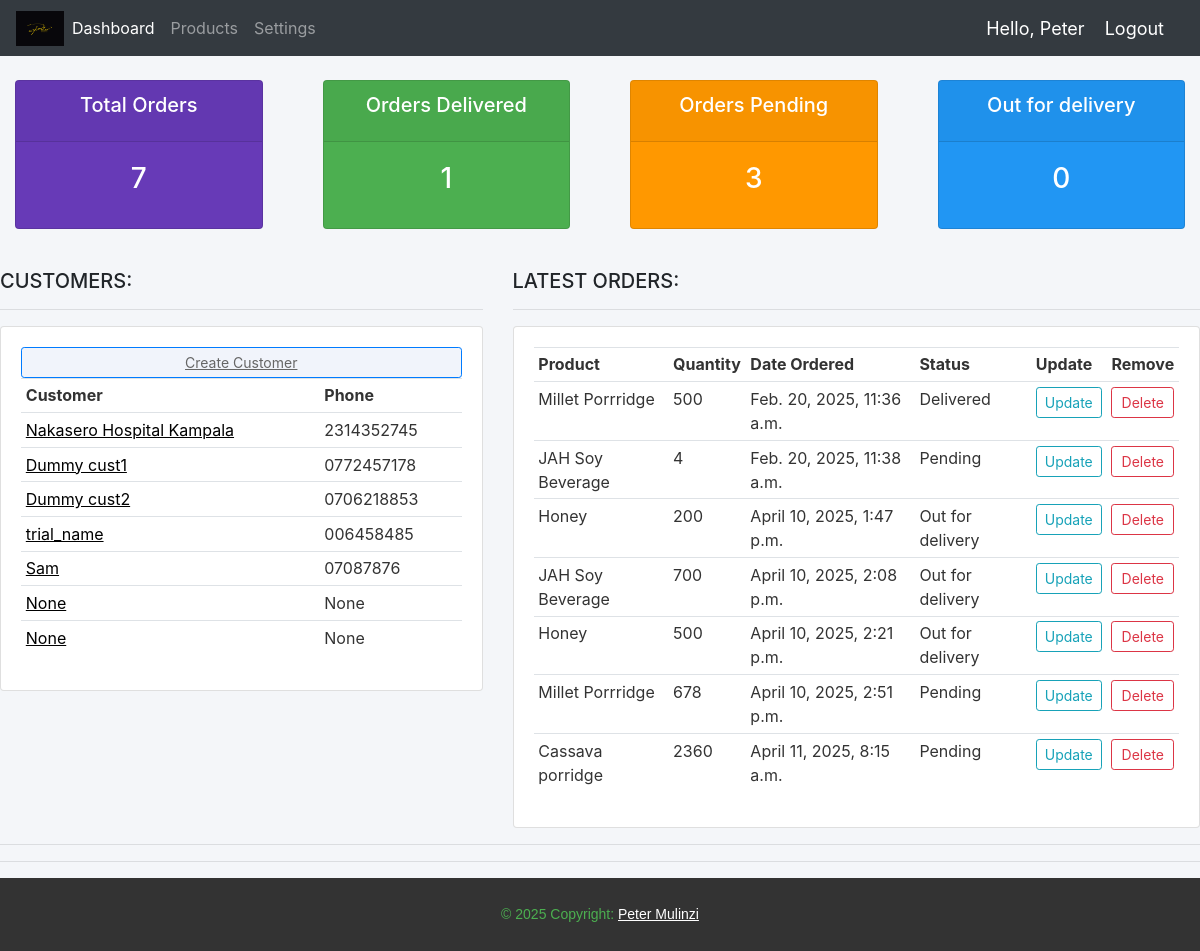
The app's page / (signed in) with its own data.
### Jah_Accounts/models.py (models this page shows, shortened)
class Customer(models.Model):
    user = models.OneToOneField(User, null=True, blank=True, on_delete=models.CASCADE)
    name = models.CharField(max_length=200, null=True, blank=True)
    phone = models.CharField(max_length=200, null=True, blank=True)
    email = models.CharField(max_length=200, null=True, blank=True)
    profile_picture = models.ImageField(null=True, default='avi.jpg', blank=True)
    date_created = models.DateTimeField(auto_now_add=True, null=True, blank=True)

class Order(models.Model):
    STATUS = (
        ('Pending', 'Pending'),
        ('Out for delivery', 'Out for delivery'),
        ('Delivered', 'Delivered'),
    )
    MEASUREMENT = (
        ('Kgs', 'Kgs'),
        ('Tins', 'Tins'),
    )
    Customer = models.ForeignKey(Customer, null=True, on_delete=models.SET_NULL)
    Product = models.ForeignKey(Product, null=True, on_delete=models.SET_NULL,)
    date_created = models.DateTimeField(auto_now_add=True, null=True)
    status = models.CharField(max_length=200, null=True, choices=STATUS)
    tags = models.ManyToManyField(Tag)
    Quantity = models.CharField(null=True, max_length=4)
    units = models.CharField(max_length=200, null=True, choices=MEASUREMENT,)
    note = models.CharField(max_length=200, null=True, blank=True)

class Product(models.Model):
    CATEGORY = (
        ('Flour', 'Flour'),
        ('Honey', 'Honey'),
        ('Spice', 'Spice'),
    )
    name = models.CharField(max_length=200, null=True)
    price = models.FloatField(null=True)
    category = models.CharField(max_length=200, null=True, choices=CATEGORY)
    description = models.CharField(max_length=200, null = True, blank = True)
    date_created = models.DateTimeField(auto_now_add=True, null=True)
    def __str__(self):
        return self.name

### Jah_Accounts/decorators.py (the view)
    def wrapper_function(request, *args, **kwargs):
        if request.user.groups.exists():
            group = request.user.groups.first().name
            if group == 'customer':
                return redirect ('user-page')
            elif group == 'admin':
                return view_func(request, *args, **kwargs)
        return redirect('register')

### Jah_Accounts/views.py (called while the page is built)
@login_required(login_url='login')
@admin_only
def dashboard(request):
    orders = Order.objects.all()
    customers = Customer.objects.all()
    total_orders = orders.count()
    pending = Order.objects.filter(status = "Pending").count()
    delivered = Order.objects.filter(status='Delivered').count()
    out_for_delivery = Order.objects.filter(status='Out for delivery').count()
    context = {
        'orders': orders,
        'customers': customers,
        'total_orders': total_orders,
        'pending': pending,
        'delivered': delivered,
        'out_for_delivery': out_for_delivery,
    }
    return render(request, 'Jah_Accounts/Dashboard.html', context)

### Jah_Accounts/templates/Jah_Accounts/Dashboard.html
{% extends "Jah_Accounts/main.html" %}
{% block content %}
{% include "Jah_Accounts/status.html" %}
<br>
<div class="row">
    <div class="col-md-5">
        <h5>CUSTOMERS:</h5>
        <hr>
        <div class="card card-body" style="background-color: #ffffff; color: #333333;">
            <a class="btn btn-primary btn-sm btn-block" href="{% url "createCustomer" %}" style="background-color: #f1f4fb; color: #666666; text-decoration: underline;">Create Customer</a>
            <table class="table table-sm"">
                <tr>
                    <th>Customer</th>
                    <th>Phone</th>
                </tr>
                {% for customers in customers %}
                <div >
                    <tr>
                        <td><a style="color: black; text-decoration: underline;" href="{% url 'customers' customers.id %}">{{ customers.name }}</a></td>
                        <td>{{ customers.phone }}</td>
                    </tr>
                </div>
                {% endfor %}
            </table>
        </div>
    </div>
    <div class="col-md-7">
        <h5>LATEST ORDERS:</h5>
        <hr>
        <div class="card card-body" style="background-color: #ffffff; color: #333333;">
            <table class="table table-sm">
                <tr>
                    <th>Product</th>
                    <th>Quantity</th>
                    <th>Date Ordered</th>
                    <th>Status</th>
                    <th>Update</th>
                    <th>Remove</th>
                </tr>
                {% for y in orders  %}
                    <tr>
                        <td>{{ y.Product }}</td>
                        <td>{{ y.Quantity }}</td>
                        <td>{{ y.date_created }}</td>
                        <td>{{ y.status }}</td>
                        <td><a class="btn btn-outline-info btn-sm " href="{% url 'updateOrder' y.id %}">Update</a></td>
                        <td><a class="btn btn-outline-danger btn-sm btn-block" href="{% url 'deleteOrder' y.id %}">Delete</a></td>
                    </tr>
                {% endfor %}
            </table>
        </div>
    </div>
</div>
<hr>
{% endblock %}

### Jah_Accounts/templates/Jah_Accounts/navbar.html (shortened to what this page needs)
{% load static %}
<nav class="navbar navbar-expand-lg navbar-dark bg-dark">
    <img src="/static/media/LOGO.png" alt="" width="48" height="35">
    <div class="collapse navbar-collapse" id="navbarNavAltMarkup">
      <div class="navbar-nav">
        {% if request.user.is_staff %}
        <a class="nav-item nav-link active" href="{% url 'home' %}">Dashboard</a>
        <a class="nav-item nav-link" href="{% url 'products' %}">Products</a>
        {% endif %}
        <a class="nav-link" href="{% url 'accountSettings' %}">Settings</a>
      </div>
    </div>
    <span class="hello-msg">Hello, {{request.user}}</span>
    <span><a class="hello-msg" href="{% url 'logout' %}">Logout</a></span>
  </nav>

### static/css/main.css (style rules this page uses)
body { background-color: #f4f6f9; }

### Jah_Accounts/templates/Jah_Accounts/navbar.html (style rules this page uses)
.hello-msg { font-size: 18px; color: #fff; margin-right: 20px; }

### records on screen
Customer: name "Nakasero Hospital Kampala", phone "2314352745"
Customer: name "Dummy cust1", phone "0772457178"
Customer: name "Dummy cust2", phone "0706218853"
Customer: name "trial_name", phone "006458485"
Customer: name "Sam", phone "07087876"
Customer: name "None", phone "None"
Customer: name "None", phone "None"
Order: Product "Millet Porrridge", Quantity "500", date_created "Feb. 20, 2025, 11:36 a.m.", status "Delivered"
Order: Product "JAH Soy Beverage", Quantity "4", date_created "Feb. 20, 2025, 11:38 a.m.", status "Pending"
Order: Product "Honey", Quantity "200", date_created "April 10, 2025, 1:47 p.m.", status "Out for delivery"
Order: Product "JAH Soy Beverage", Quantity "700", date_created "April 10, 2025, 2:08 p.m.", status "Out for delivery"
Order: Product "Honey", Quantity "500", date_created "April 10, 2025, 2:21 p.m.", status "Out for delivery"
Order: Product "Millet Porrridge", Quantity "678", date_created "April 10, 2025, 2:51 p.m.", status "Pending"
Order: Product "Cassava porridge", Quantity "2360", date_created "April 11, 2025, 8:15 a.m.", status "Pending"

### other values on screen
{{ request.user }} "Peter"
{{ total_orders|default:"0" }} "7"
{{ delivered|default:"0" }} "1"
{{ pending|default:"0" }} "3"
{{ Out_for_Delivery|default:"0" }} "0"
